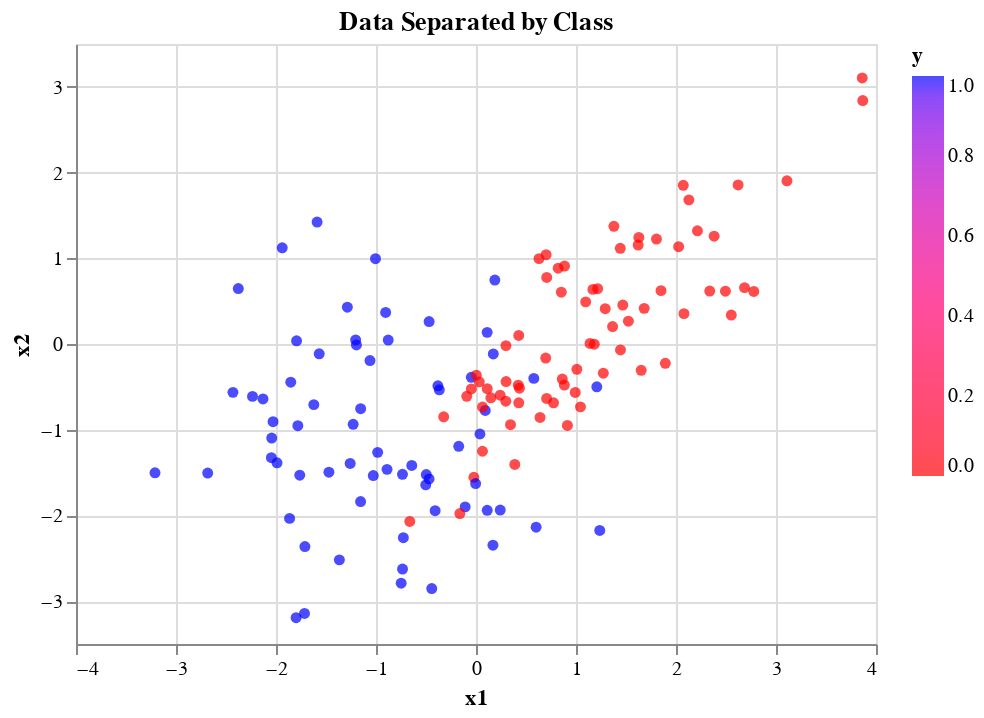

Notebook cell for this chart:
### Code cell
%%capture --no-display
alt.Chart(
    train, 
    title = "Data Separated by Class").mark_circle().encode(
        x='x1',
        y='x2', 
        color=alt.Color(
            'y', 
            scale=alt.Scale(
                domain = [0.0, 1.0], 
                range = ['red', 'blue'])))

### Figure 1 — Vega-Lite specification as saved in the notebook (floating-point values rounded to 4 significant figures; data arrays with more than 128 entries replaced by an {"elided": "..."} marker saying what was removed)
{"config": {"view": {"continuousWidth": 400, "continuousHeight": 300}}, "data": {"name": "data-4e28b890394d303b3de605309cb32ef9"}, "mark": "circle", "encoding": {"color": {"field": "y", "scale": {"domain": [0.0, 1.0], "range": ["red", "blue"]}, "type": "quantitative"}, "x": {"field": "x1", "type": "quantitative"}, "y": {"field": "x2", "type": "quantitative"}}, "title": "Data Separated by Class", "$schema": "https://vega.github.io/schema/vega-lite/v4.17.0.json", "datasets": {"data-4e28b890394d303b3de605309cb32ef9": {"elided": "140 records"}}}
